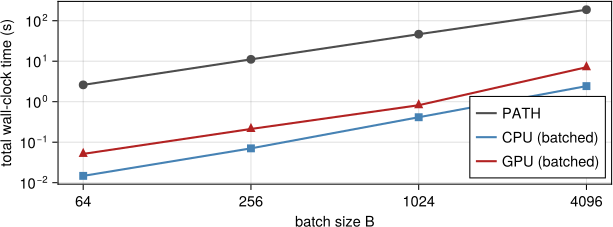

Reproduce this figure in Julia.
""" Generates Fig. 1(b): total wall-clock to clear a batch of trajectory-game instances,
PATH (sequential) vs. our CPU-multithreaded and GPU batched solvers, vs. batch size.

Uses the SAME statistic policy as benchmark/results/scripts/verify_paper_numbers.jl:
median over whatever repeated trials were actually collected in
benchmark/results/per_rep.csv (10 reps for the batched CPU/GPU points; PATH has only
1-3 reps at each size, so its "median" is over however many exist there — labeled on
the plot).

Run with: julia --project=benchmark docs/paper/figures/teaser_throughput.jl
Output:   docs/paper/figures/teaser_throughput.pdf
"""

using Statistics: median
using CairoMakie

const RESULTS = normpath(joinpath(@__DIR__, "..", "..", "..", "benchmark", "results"))

function readcsv(path)
    lines = readlines(path)
    header = [Symbol(replace(h, "/" => "_")) for h in split(lines[1], ",")]
    rows = NamedTuple[]
    for line in lines[2:end]
        isempty(line) && continue
        fields = split(line, ",")
        vals = map(fields) do f
            isempty(f) && return missing
            v = tryparse(Float64, f)
            v === nothing ? String(f) : v
        end
        push!(rows, NamedTuple{Tuple(header)}(Tuple(vals)))
    end
    rows
end

matches(r, kw) = all(getproperty(r, k) == v for (k, v) in pairs(kw))
filt(rows; kw...) = filter(r -> matches(r, kw), rows)

pr = readcsv(joinpath(RESULTS, "per_rep.csv"))

function median_time(; kw...)
    rs = filt(pr; kw...)
    isempty(rs) && return (; n = 0, median = NaN)
    (; n = length(rs), median = median(getproperty.(rs, :total_time_s)))
end

const SIZES = [64.0, 256.0, 1024.0, 4096.0]

series = Dict(
    "PATH" => [median_time(; problem = "game", size = "T10", solver = "path", warm_start = "false", num_samples = B) for B in SIZES],
    "CPU (batched)" => [median_time(; problem = "game", size = "T10", solver = "batched", device = "cpu", warm_start = "false", num_samples = B) for B in SIZES],
    "GPU (batched)" => [median_time(; problem = "game", size = "T10", solver = "batched", device = "gpu", warm_start = "false", num_samples = B) for B in SIZES],
)

for (label, pts) in series, (B, p) in zip(SIZES, pts)
    @info "$label B=$(Int(B)): median of $(p.n) reps = $(round(p.median, digits=4))s"
end

fig = Figure(; size = (620, 250))
ax = Axis(
    fig[1, 1];
    xlabel = "batch size B",
    ylabel = "total wall-clock time (s)",
    xscale = log2,
    yscale = log10,
    xticks = (SIZES, string.(Int.(SIZES))),
)

colors = Dict("PATH" => :gray30, "CPU (batched)" => :steelblue, "GPU (batched)" => :firebrick)
markers = Dict("PATH" => :circle, "CPU (batched)" => :rect, "GPU (batched)" => :utriangle)

for label in ("PATH", "CPU (batched)", "GPU (batched)")
    ys = [p.median for p in series[label]]
    lines!(ax, SIZES, ys; color = colors[label], label, linewidth = 2)
    scatter!(ax, SIZES, ys; color = colors[label], marker = markers[label], markersize = 12)
end
axislegend(ax; position = :rb)

outpath = joinpath(@__DIR__, "teaser_throughput.pdf")
save(outpath, fig)
@info "Wrote $outpath"
